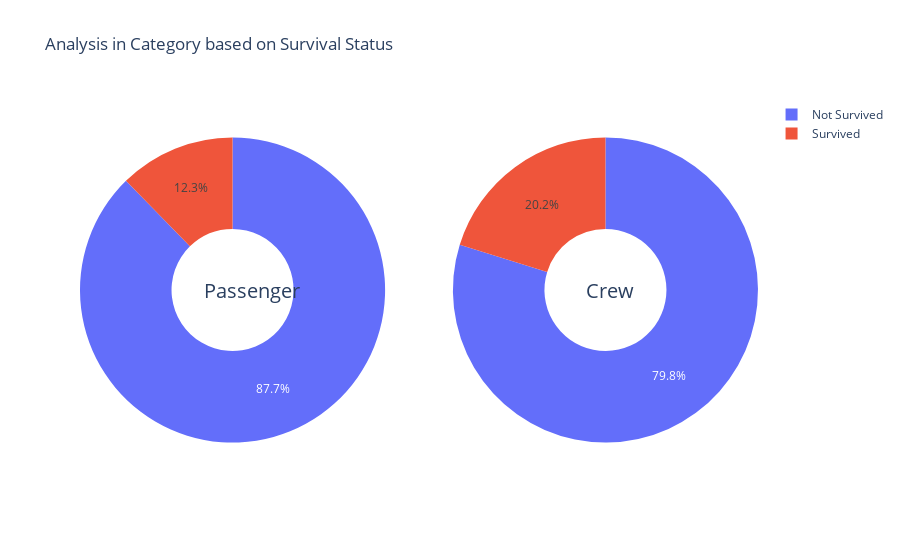

Notebook cell for this chart:
### Markdown cell above
# Did the crew aboard have a higher chance of survival than passengers?

### Code cell
labels = ['Survived','Not Survived']
a,b=len(ds[ds["Survived"]==1][ds["Category"]==0]),len(ds[ds["Survived"]==0][ds["Category"]==0])

c,d=len(ds[ds["Survived"]==1][ds["Category"]==1]),len(ds[ds["Survived"]==0][ds["Category"]==1])



fig = make_subplots(rows=1, cols=2, specs=[[{'type':'domain'}, {'type':'domain'}]])
fig.add_trace(go.Pie(labels=labels, values=[a,b], name="Passenger"),
              1, 1)
fig.add_trace(go.Pie(labels=labels, values=[c,d], name="Crew"),
              1, 2)

fig.update_traces(hole=.4, hoverinfo="label+percent+name")

fig.update_layout(
    title_text="Analysis in Category based on Survival Status",
    annotations=[dict(text='Passenger', x=0.18, y=0.5, font_size=20, showarrow=False),
                 dict(text='Crew', x=0.82, y=0.5, font_size=20, showarrow=False)])
fig.show()

### Figure 1 — Plotly figure (JSON) as saved in the notebook; plotly's stock layout.template omitted (floating-point values rounded to 4 significant figures)
{"data": [{"domain": {"x": [0.0, 0.45], "y": [0.0, 1.0]}, "hole": 0.4, "hoverinfo": "label+percent+name", "labels": ["Survived", "Not Survived"], "name": "Passenger", "type": "pie", "values": [98, 698]}, {"domain": {"x": [0.55, 1.0], "y": [0.0, 1.0]}, "hole": 0.4, "hoverinfo": "label+percent+name", "labels": ["Survived", "Not Survived"], "name": "Crew", "type": "pie", "values": [39, 154]}], "layout": {"annotations": [{"font": {"size": 20}, "showarrow": false, "text": "Passenger", "x": 0.18, "y": 0.5}, {"font": {"size": 20}, "showarrow": false, "text": "Crew", "x": 0.82, "y": 0.5}], "title": {"text": "Analysis in Category based on Survival Status"}}}
